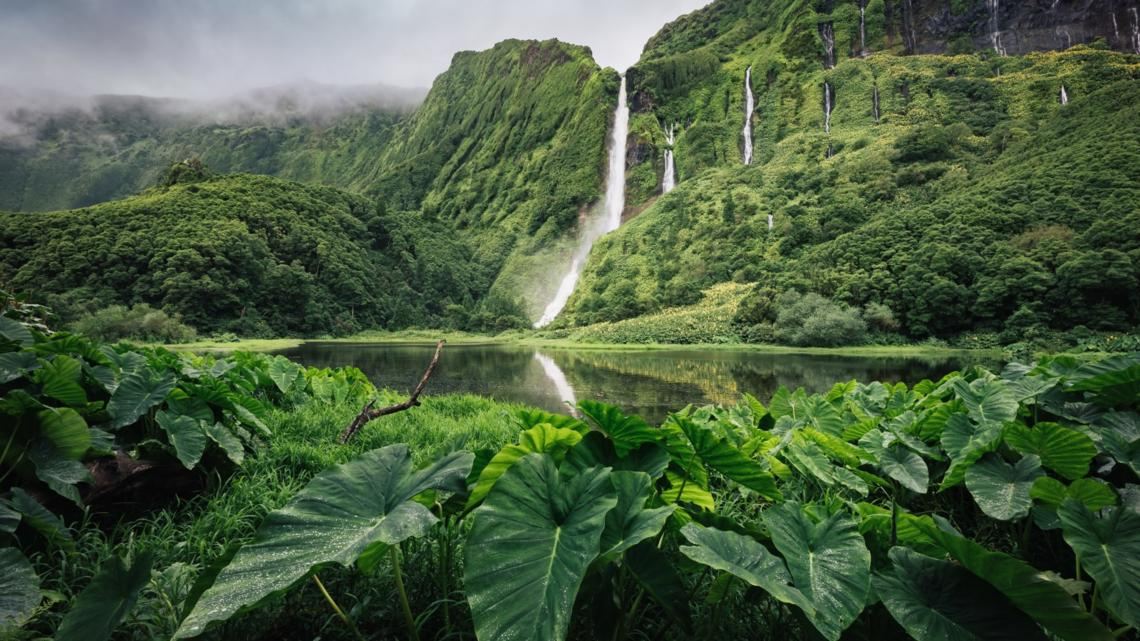
#> input picture ОСЗ/lab6/img/Nature.jpg, 1140 x 641 px
$ jupyter execute lab6.ipynb
#> lines starting #> are read from the running program, lines starting #| are printed output that depends on the picture
#### 23.11.23, &copy; Kudryavets Yehor KI-21-1, 2023

# Лабораторна робота 3. OpenCV. Просторові методи обробки зображень І. Градаційні перетворення і гістограмні методи (short version)

__Мета:__ знайомство з поелементними і гістограмними просторовими методами обробки зображень засобами OpenCV у середовищі Anaconda із застосуванням Jupyter Notebook засобами мови програмування Python.

# Хід роботи

1.Виконати петворення фото у Негатив.

[cell 1]
import cv2
import matplotlib.pyplot as plt

initial_img_rgb = cv2.imread('img/Nature.jpg', cv2.IMREAD_COLOR)
#> initial_img_rgb is the input picture: shape (641, 1140, 3); mean B, G, R 64.2, 94, 74
initial_img_rgb = cv2.cvtColor(initial_img_rgb, cv2.COLOR_BGR2RGB)
plt.imshow(initial_img_rgb)
plt.title('Initial RGB Image')
plt.show()

colors = ('b', 'g', 'r')

for i, col in enumerate(colors):
    hist_rgb = cv2.calcHist([initial_img_rgb],
                            [i], None,
                            [256],
                            [0, 256])

    plt.plot(hist_rgb, color=col)
    plt.xlim([0, 256])

plt.show()
#> figure, not shown here; curve peaks at x = 9, y = 7523; curve peaks at x = 83, y = 6079; curve peaks at x = 0, y = 9343

height, width, _ = initial_img_rgb.shape
#> height = 641; width = 1140
for i in range(0, height - 1):
    for j in range(0, width - 1):

        pixel = initial_img_rgb[i, j]
        pixel[0] = 255 - pixel[0]
        pixel[1] = 255 - pixel[1]
        pixel[2] = 255 - pixel[2]

        initial_img_rgb[i, j] = pixel
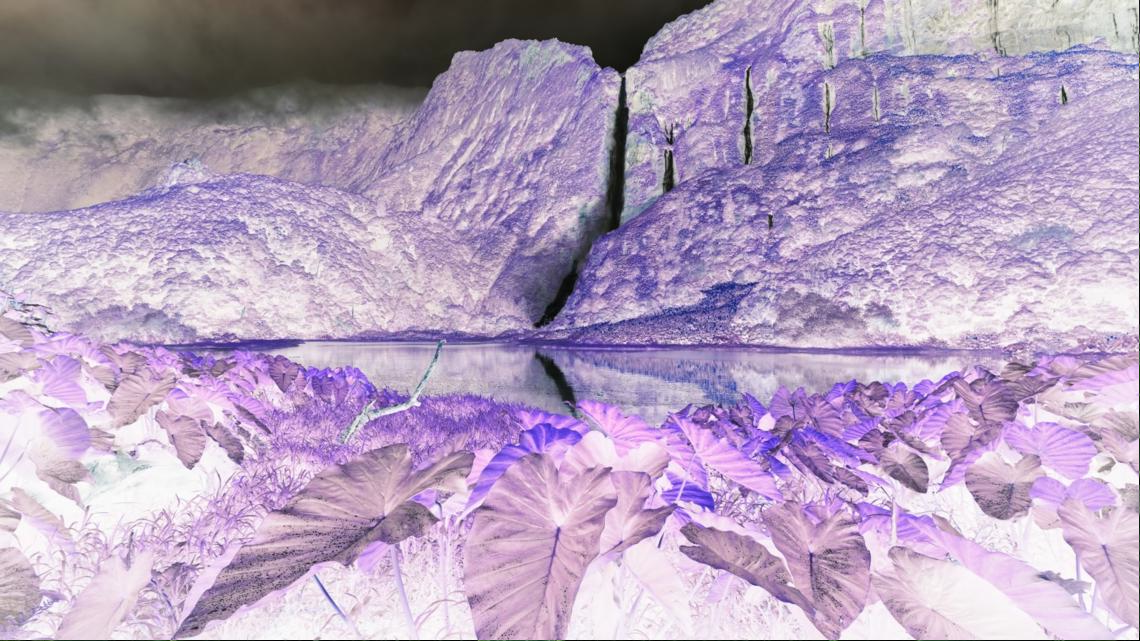
#> initial_img_rgb: shape (641, 1140, 3); mean R, G, B 180.5, 160.6, 190.3
plt.imshow(initial_img_rgb)
plt.title('Negative Transformed RGB Image')
plt.show()

colors = ('b', 'g', 'r')

for i, col in enumerate(colors):

    hist_transformed_rgb = cv2.calcHist([initial_img_rgb],
                                        [i], None,
                                        [256],
                                        [0, 256])

    plt.plot(hist_transformed_rgb, color=col)
    plt.xlim([0, 256])
plt.show()
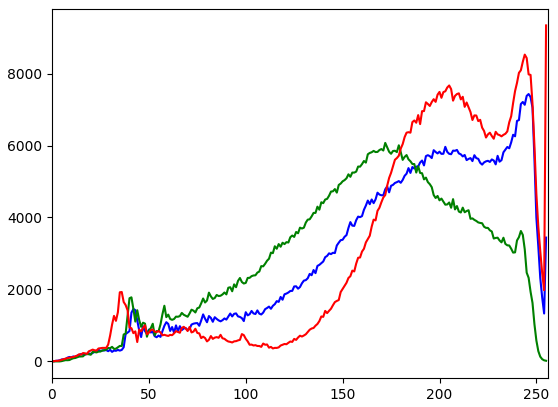
#> figure drawn by matplotlib, 1 panel; curve peaks at x = 246, y = 7431; curve peaks at x = 172, y = 6072; curve peaks at x = 255, y = 9338

Градаційне перетворення для отримання негативу зображення використовується для інверсії яскравості пікселів, щоб створити зображення з оберненими кольорами. Формула градаційного перетворення для отримання негативу:

$G(x,y)=L−1−F(x,y)$

де:
- $G(x,y)$ - нова яскравість пікселя після градаційного перетворення,
- $F(x,y)$ - початкова яскравість пікселя,
- $L$ - максимальна можлива яскравість пікселя (зазвичай 256 для 8-бітових зображень).

Ця формула виконує віднімання початкової яскравості пікселя з максимально можливої яскравості, і потім віднімає результат від 1. Це призводить до обернення значень яскравості та отримання негативного зображення.

2.Виконати логарифмічні перетворення з фотографією

[cell 2]
import cv2
import numpy as np
import matplotlib.pyplot as plt

original_image = cv2.imread('img/Nature.jpg')

original_image_rgb = cv2.cvtColor(original_image, cv2.COLOR_BGR2RGB)

epsilon = 1e-8
c_value = 255 / np.log(1 + np.max(original_image_rgb) + epsilon)
#> c_value = 45.99
log_transformed_image = c_value * (np.log(original_image_rgb + epsilon))

log_transformed_image = np.nan_to_num(log_transformed_image)

log_transformed_image = np.array(log_transformed_image, dtype=np.uint8)
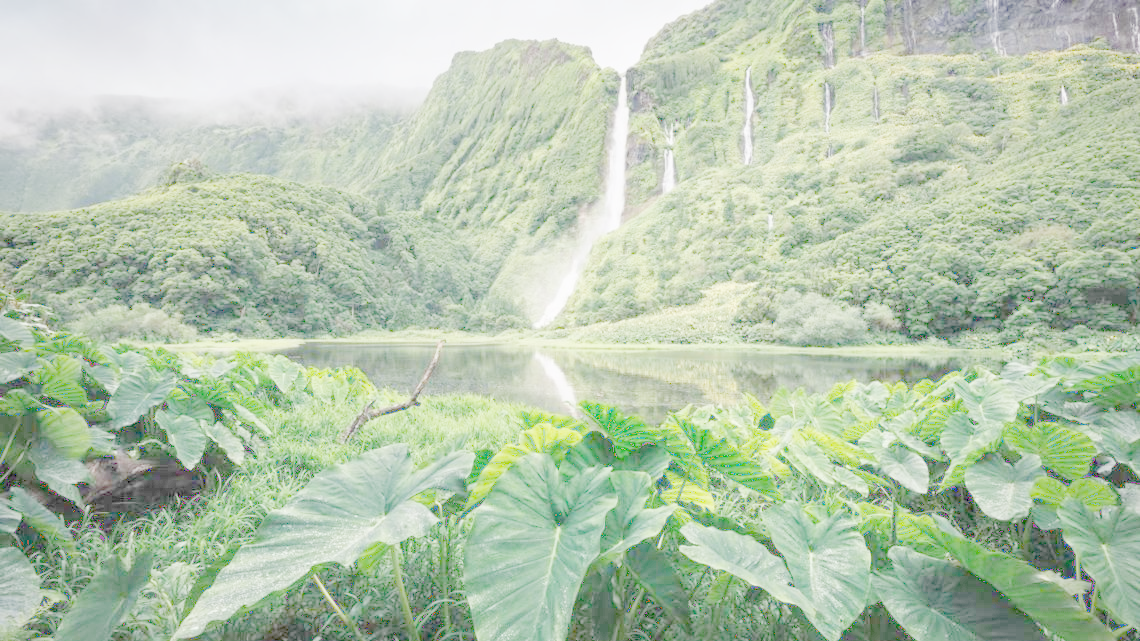
#> log_transformed_image: shape (641, 1140, 3); mean R, G, B 182.6, 199.5, 175.8

plt.imshow(original_image_rgb)
plt.title('Original RGB Image')
plt.show()

plt.imshow(log_transformed_image)
plt.title('Log Transformed RGB Image')
plt.show()

Логарифмічне перетворення використовується для розширення динамічного діапазону яскравості зображення та підвищення видимості деталей в темних областях. Формула логарифмічного градаційного перетворення виглядає наступним чином:

$G(x,y)=c⋅log(1+F(x,y))$

де:

- $G(x,y)$ - нова яскравість пікселя після логарифмічного градаційного перетворення,
- $F(x,y)$ - початкова яскравість пікселя,
- $c$ - константа, яка визначає ступінь логарифмічного перетворення(зазвичай $с≈\frac{L−1}{log(L)}$ де
$L$ - максимальна можлива яскравість пікселя).

Ця формула застосовує логарифм до кожного значення яскравості пікселя, збільшуючи контрастність в темних областях зображення та зменшуючи її в світлих.

3.Виконати степеневу(гамма-коеркцію) з фотографією

[cell 3]
import cv2
import numpy as np
import matplotlib.pyplot as plt

original_image = cv2.imread('img/Nature.jpg')
original_image_rgb = cv2.cvtColor(original_image, cv2.COLOR_BGR2RGB)
gamma_value = 2

gamma_corrected_image = np.power(original_image_rgb / 255.0, gamma_value)
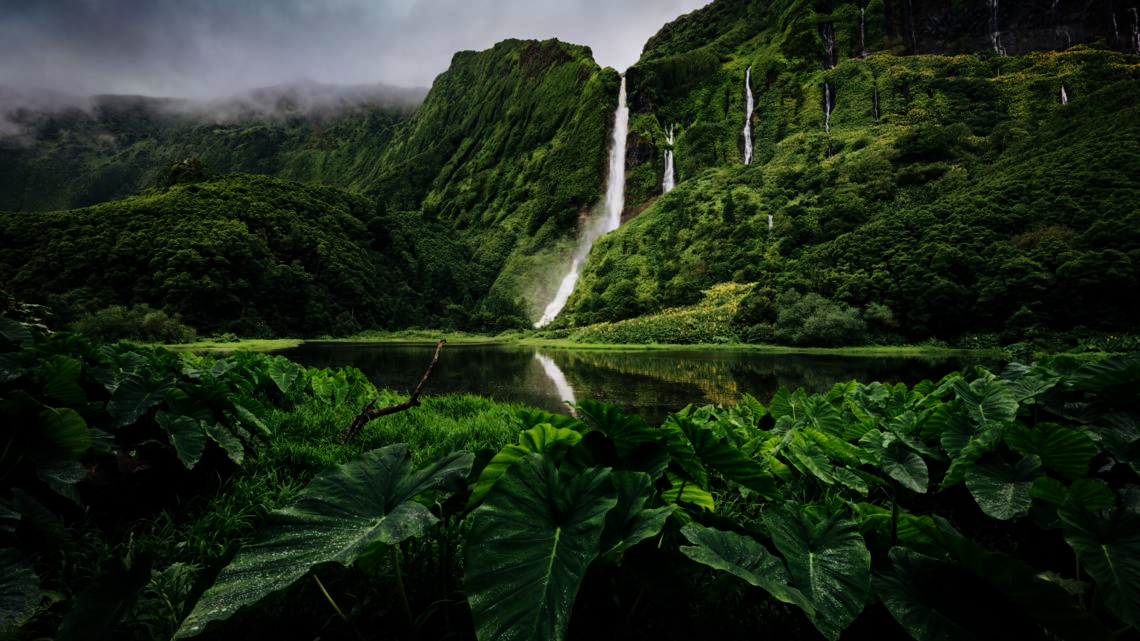
#> gamma_corrected_image: shape (641, 1140, 3) float64; mean R, G, B 0.127, 0.176, 0.105
gamma_corrected_image = np.uint8(gamma_corrected_image * 255.0)
fig, axes = plt.subplots(1, 2, figsize=(12, 6))

axes[0].imshow(original_image_rgb)
axes[0].set_title('Original RGB Image')

axes[1].imshow(gamma_corrected_image)
axes[1].set_title(f'Gamma-Corrected (Gamma = {gamma_value})')

plt.show()

Степенева (гамма-коеркція) трансформація використовується для корекції гамми або зміни контрасту в зображенні. Формула гамма-коеркції виглядає наступним чином:

$G(x,y)=c⋅[F(x,y)]^γ$

де:
- $G(x,y)$ - нова яскравість пікселя після гамма-коеркції,
- $F(x,y)$ - початкова яскравість пікселя,
- $c$ - константа масштабування,
- $γ$ - параметр гамми (зазвичай від 0,1 до 5).

Ця формула підносить кожне значення яскравості пікселя до ступеня γ, тим самим коригуючи контраст та яскравість зображення. Зменшення значення гамми (<1) зменшує контраст, тоді як збільшення значення гамми (>1) збільшує контраст.

4.Виконати соляризацію зображення

[cell 4]
import cv2
import numpy as np
import matplotlib.pyplot as plt

original_image = cv2.imread('img/Nature.jpg')
blue, green, red = cv2.split(original_image)
threshold_value = 128

solarized_blue = np.where(blue < threshold_value, blue, 255 - blue)
solarized_green = np.where(green < threshold_value, green, 255 - green)
solarized_red = np.where(red < threshold_value, red, 255 - red)
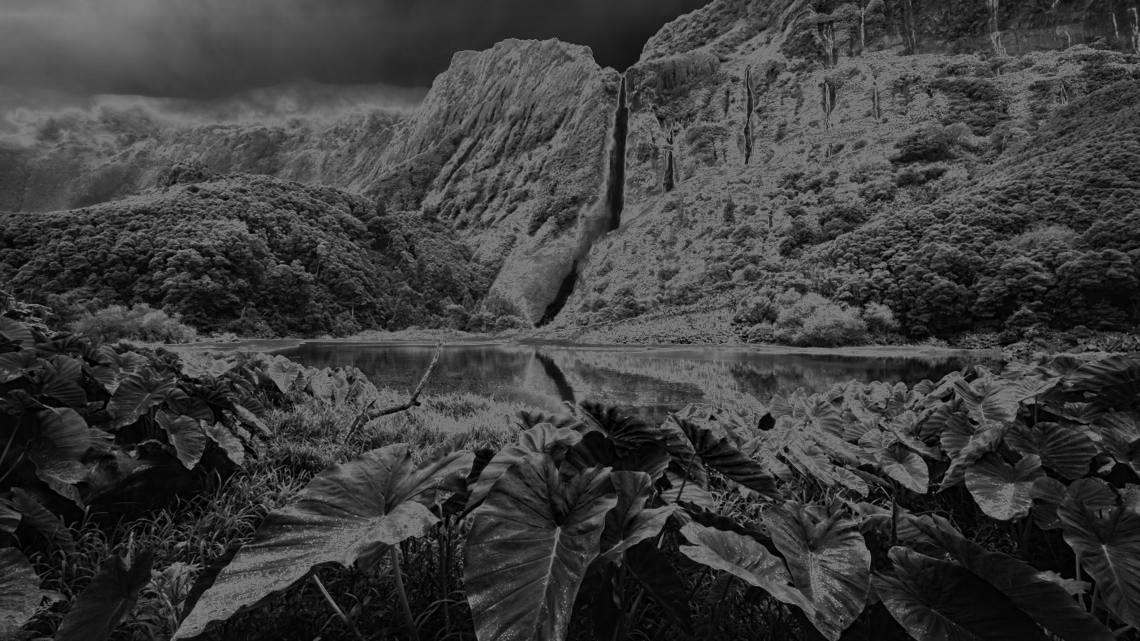
#> solarized_red: shape (641, 1140); min 0, max 127, mean 60.8

solarized_image = cv2.merge((solarized_blue, solarized_green, solarized_red))

plt.subplot(1, 2, 1)
plt.imshow(cv2.cvtColor(original_image, cv2.COLOR_BGR2RGB))
plt.title('Original Image')

plt.subplot(1, 2, 2)
plt.imshow(cv2.cvtColor(solarized_image, cv2.COLOR_BGR2RGB))
plt.title('Solarized Image')

plt.show()

Соляризація зображення - це художній ефект, який створюється зміною яскравості пікселів в областях, де вони перетинають певний поріг. Цей ефект призводить до того, що темні та світлі області стають яскравими, тоді як середні відтінки залишаються без змін.

$G(x,y)=L−1−∣F(x,y)−\frac{L−1}{2}∣$

де:
- $G(x,y)$ - нова яскравість пікселя після соляризації,
- $F(x,y)$ - початкова яскравість пікселя,
- $L$ - максимальна можлива яскравість пікселя (зазвичай 256 для 8-бітових зображень).

Ця формула застосовує соляризацію шляхом створення відзеркаленого ефекту відносно середнього відтінку (половина максимальної яскравості). Такий підхід може забезпечити ефект соляризації в околицях контурів об'єктів на зображенні.

5.Застосувати еквалізацію гістограми до зображення

[cell 5]
import cv2
import numpy as np
import matplotlib.pyplot as plt

original_image = cv2.imread('img/Nature.jpg')
blue, green, red = cv2.split(original_image)

equalized_blue = cv2.equalizeHist(blue)
equalized_green = cv2.equalizeHist(green)
equalized_red = cv2.equalizeHist(red)

equalized_image = cv2.merge((equalized_blue, equalized_green, equalized_red))
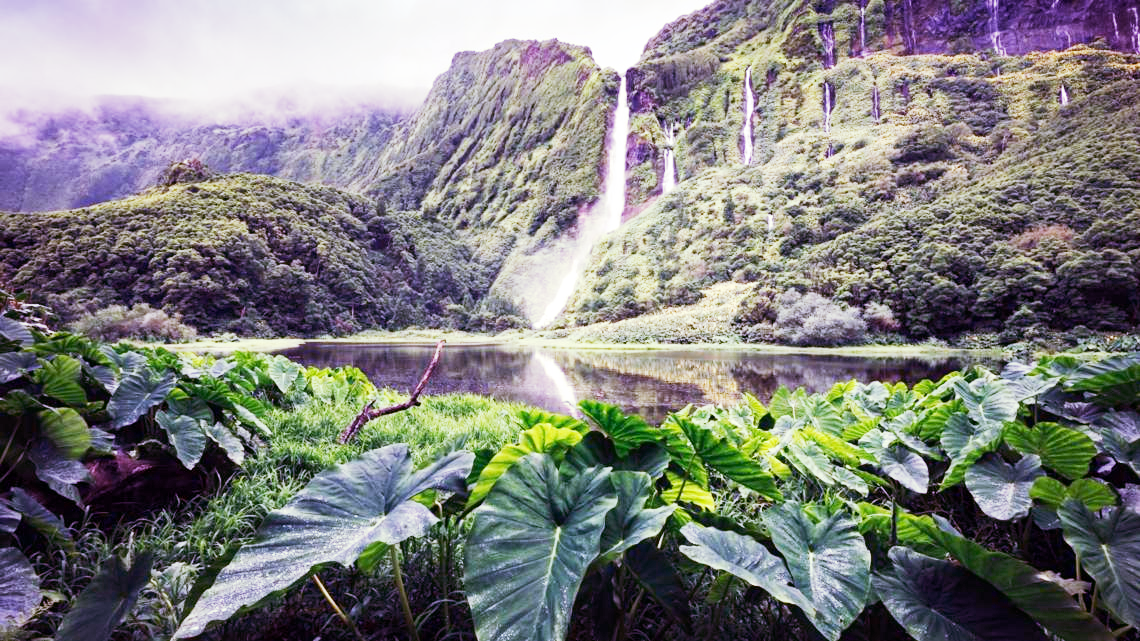
#> equalized_image: shape (641, 1140, 3); mean B, G, R 126.9, 128.2, 127.7

plt.subplot(1, 2, 1)
plt.imshow(cv2.cvtColor(original_image, cv2.COLOR_BGR2RGB))
plt.title('Original Image')

plt.subplot(1, 2, 2)
plt.imshow(cv2.cvtColor(equalized_image, cv2.COLOR_BGR2RGB))
plt.title('Equalized Image')

plt.show()
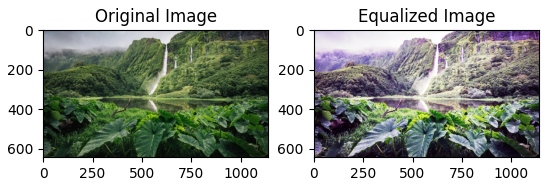
#> figure drawn by matplotlib, 2 panels

Еквалізація гістограми була успішно застосована до зображення, що призвело до значного поліпшення контрастності та яскравості. Графічне представлення гістограми після еквалізації вказує на розподіл інтенсивності пікселів більш рівномірно, вирівнюючи яскравість каналів. Зображення стало більш виразним, і виділені деталі тепер зберігають більше інформації.
Еквалізація гістограми ефективно компенсувала недоліки низької контрастності та пересичення, що може бути корисним при подальших обробках або аналізі зображення. Застосування цього методу покращило загальний вигляд та сприяло більш якісному візуальному відображенню зображення.

6.Виконати оцінку гістограми кольорового зображення

[cell 6]
import cv2
import numpy as np
import matplotlib.pyplot as plt

image = cv2.imread('img/Nature.jpg')
b, g, r = cv2.split(image)
hist_b = cv2.calcHist([b], [0], None, [256], [0, 256])
#> hist_b = 256 values, max 9343 at index 0, min 0 at index 254, mean 2854.5
hist_g = cv2.calcHist([g], [0], None, [256], [0, 256])
#> hist_g = 256 values, max 6079 at index 83, min 0 at index 251, mean 2854.5
hist_r = cv2.calcHist([r], [0], None, [256], [0, 256])
#> hist_r = 256 values, max 7523 at index 9, min 1 at index 252, mean 2854.5
plt.figure(figsize=(12, 6))

plt.subplot(3, 1, 1)
plt.plot(hist_b, color='blue')
plt.title('Гістограма для каналу B')

plt.subplot(3, 1, 2)
plt.plot(hist_g, color='green')
plt.title('Гістограма для каналу G')

plt.subplot(3, 1, 3)
plt.plot(hist_r, color='red')
plt.title('Гістограма для каналу R')

plt.tight_layout()
plt.show()
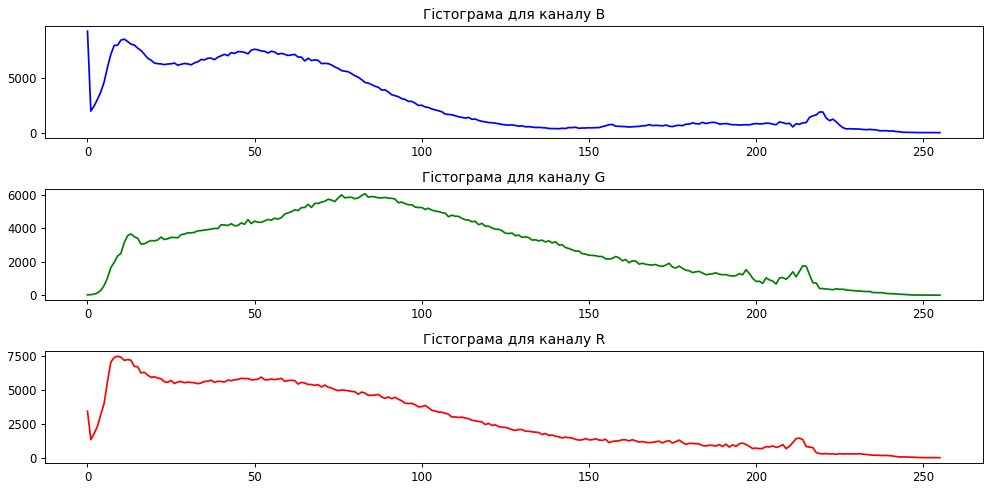
#> figure drawn by matplotlib, 3 panels; panel 1: curve peaks at x = 0, y = 9343; panel 2: curve peaks at x = 83, y = 6079; panel 3: curve peaks at x = 9, y = 7523
